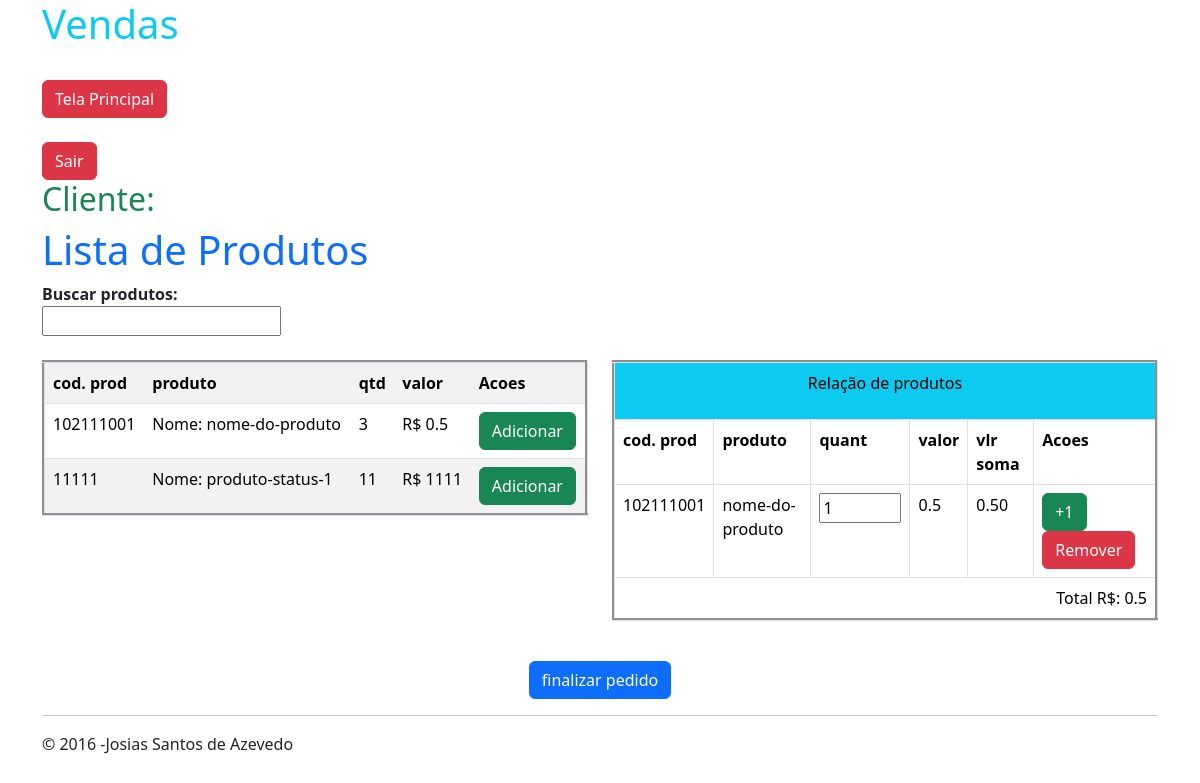
Page /vendas/venda_usuario.php?acao=add&id=12 (signed in) on the committed database.
### tables this page shows
CREATE TABLE `produtos` (
  `id_produto` int(11) NOT NULL,
  `cod_prod` bigint(25) NOT NULL,
  `produto` varchar(100) NOT NULL,
  `quantidade` double(10,2) NOT NULL,
  `valor` double(10,2) NOT NULL,
  `descricao` varchar(150) NOT NULL,
  `status` int(1) NOT NULL
);

### vendas/venda_usuario.php (the view, shortened to what this page needs)
<?php
require_once('../database.php');
	if(isset($_GET['acao'])){
		if($_GET['acao']== 'add'){
		  $id = intval($_GET['id']);
			}
		}
?>
<!DOCTYPE html>
<html lang="pt-br">
 <head>
    <link href="https://cdn.jsdelivr.net/npm/bootstrap@5.3.3/dist/css/bootstrap.min.css" rel="stylesheet">
</head>
<body>
<div class="container"  >
<h1 class="text-info">Vendas</h1>
<br />
 <div class="form-group">
            <a class="btn btn-danger" href="../tela_principal.php">Tela Principal</a>
<a href="../sair.php" class="btn btn-danger">Sair</a>
</div>
<h2 class="text-success">Cliente:</h2>
</div>
    <div class="container">
<h1 class="text-primary">Lista de Produtos</h1>
<strong>Buscar produtos:</strong><br />
<input type="text" id="busca"  onKeyUp="buscarprodutos(this.value)" />
<div class="row">
<div  id="resultado" class="col">
    <table border="3" class="table table-striped" >
<tr>
    <th scope="col">cod. prod</th>
    <th scope="col">produto</th>
    <th scope="col">qtd</th>
    <th scope="col">valor</th>
     <th scope="col">Acoes</th>
  </tr>
<?php
$sql = "SELECT * FROM produtos LIMIT 0,10";
        $consulta = $conexao->prepare($sql);
        $consulta->execute(array());
		while($lr = $consulta->fetch(PDO::FETCH_ASSOC)){
			if($lr['status'] > 0 && $lr['quantidade'] > 0){
	echo '<tr><td>'.$lr['cod_prod'].'</td><td> Nome: '.$lr['produto'].'</td>
	<td>'.$lr['quantidade'].' </td>
	<td>R$ '.$lr['valor'].' </td><td><a class="btn btn-success" href="venda_usuario.php?acao=add&id='.$lr['id_produto'].'">Adicionar</a></td></tr>';}
		}
		?>
    </table>
</div>
    <div class="col">
<form action="?acao=up" method="post">
<table align="right"  border="3" class="table table-bordered" >
<tr>
    <td align="center" colspan="6" class="bg-info"><p>Relação de produtos<p></td>
</tr>
  <tr>
    <th scope="col">cod. prod</th>
    <th scope="col">produto</th>
    <th scope="col">quant</th>
    <th scope="col">valor</th>
     <th scope="col">vlr soma</th>
      <th scope="col">Acoes</th>
  </tr>
  <?php
  $total=0;
  if(count($_SESSION['list_prod'])==0){
	  echo '<tr><td align="center" class="alert alert-success" colspan="6">nenhum produto selecionado</td></tr>';
	  }else{
	  foreach($_SESSION['list_prod'] as $id => $qtd){
		$sql = "SELECT * FROM produtos WHERE id_produto= ?";
		$consulta = $conexao->prepare($sql);
                $consulta->execute(array($id));
                $ln =$consulta->fetch(PDO::FETCH_ASSOC);
		$cod_prod = $ln['cod_prod'];
		$produto = $ln['produto'] ;
		$valor = $ln['valor'];
		$v_somado = $ln['valor'] * $qtd;
		$total += $v_somado;
		echo' <tr>
    <td>'.$cod_prod.'</td>
    <td>'.$produto.'</td>
    <td><input type="text" size="3" name="prod['.$id.']" value="'.$qtd.'"/></td>
    <td>'.$valor.'</td>
    <td>'.number_format($v_somado,2).'</td>
	<td><a class="btn btn-success me-2"href="venda_usuario.php?acao=add&id='.$ln['id_produto'].'">+1</a>'
                        . '<a class="btn btn-danger"href="venda_usuario.php?acao=del&id='.$ln['id_produto']
                        .'">Remover</a></td>
  </tr>';
	  }
	  }
  echo'<tr><td align="right" colspan="6">Total R$: '.$total.'</td></tr>'
  ?>
  </table>
</form>
</div>
    <div class="container">
<div align="center" class="container">
<form   action="conclui_venda.php" method="post">
<input type="submit" class="btn btn-primary" name="enviar" value="finalizar pedido" />
</form>
</div>
</div>
<div class="container">
<hr/>
		<div class= "foot well">
		<P>&copy; 2016 -Josias Santos de Azevedo </P>
		</div></div>
</body>
</html>

### rows in the picture
produtos: cod_prod "102111001", produto "nome-do-produto", quantidade "3", valor "0.5", value "1", valor "0.50"
produtos: cod_prod "11111", produto "produto-status-1", quantidade "11", valor "1111"

### other values in the picture
$total "0.5"
